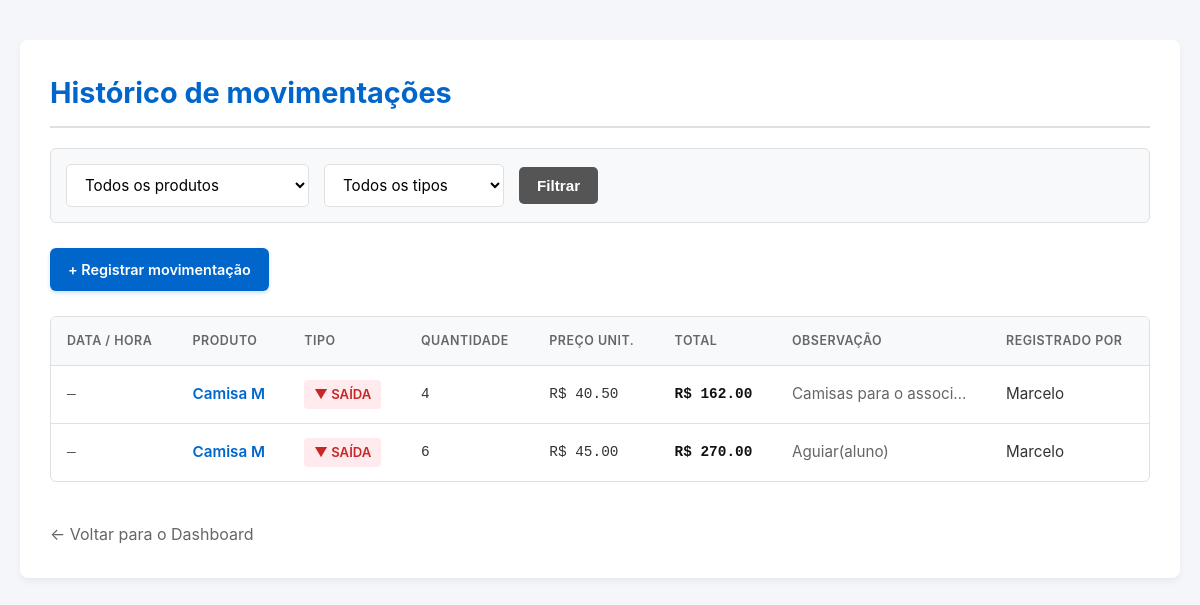
Page /movimentacoes/ (signed in) on the committed database.
### app/models/movimentacao.py (models this page shows, shortened)
class Movimentacao(Base):
    __tablename__ = "movimentacoes"
    id = Column(Integer, primary_key=True, autoincrement=True, index=True)
    tipo = Column(Enum(Tipo_de_movimentacao), nullable=False)
    quantidade = Column(Integer, nullable=False)
    preco_unitario = Column(Float, nullable=False, default=0.0)
    observacao = Column(String(255), nullable=True)
    criando_em = Column(DateTime, server_default=func.now())
    produto_id = Column(Integer, ForeignKey("produtos.id", ondelete="CASCADE"), nullable=False)
    usuario_id = Column(Integer, ForeignKey("usuarios.id", ondelete="SET NULL"), nullable=False)
    produto = relationship("Produto", backref="movimentacoes")
    usuario = relationship("Usuario", backref="movimentacoes")

### app/models/produto.py (models this page shows, shortened)
class Produto(Base):
    __tablename__ = "produtos"
    id = Column(Integer, primary_key=True, autoincrement=True, index=True)
    nome = Column(String(150), nullable=False, index=True)
    preco = Column(Float, nullable=False, default=0.0)
    estoque_atual = Column(Integer, nullable=False, default=0)
    ativo = Column(Boolean, default=True)
    imagem_path = Column(String(255), nullable=True)
    categoria_id = Column(Integer, ForeignKey("categorias.id", ondelete="SET NULL"), nullable=True)
    categoria = relationship("Categoria", back_populates="produtos")

### app/models/usuario.py (models this page shows)
class Usuario(Base):
    __tablename__ = "usuarios"
    id = Column(Integer, primary_key=True, autoincrement=True)
    nome = Column(String(100), nullable=False)
    email = Column(String(150), unique=True, nullable=False)
    senha_hash = Column(String(255), nullable=False)
    role = Column(String(20), default="operador")
    ativo = Column(Boolean, default=True)
    criado_em = Column(DateTime, server_default=func.now())

### app/controllers/movimentacao_controller.py (the view)
@router.get("/")
def listar_movimentacoes(
    request: Request,
    produto_id: int = 0,     # filtra por produto específico
    tipo: str = "",          # "entrada" ou "saida"
    db: Session = Depends(get_db),
    admin = Depends(get_admin)
):
    query = db.query(Movimentacao).order_by(Movimentacao.criando_em.desc())
    if produto_id:
        query = query.filter(Movimentacao.produto_id == produto_id)
    if tipo in ("entrada", "saida", "cancelamento", "ajuste"):
        query = query.filter(Movimentacao.tipo == tipo)
    movimentacoes = query.limit(200).all()  # limita para não sobrecarregar
    produtos      = db.query(Produto).filter(Produto.ativo == True).all()
    return templates.TemplateResponse(
        request,
        "movimentacoes/index.html",
        {
            "request":        request,
            "usuario":        admin,
            "movimentacoes":  movimentacoes,
            "produtos":       produtos,
            "produto_id":     produto_id,
            "tipo":           tipo,
        }
    )

### app/templates/movimentacoes/index.html (shortened to what this page needs)
<!DOCTYPE html>
<html lang="pt-br">
<head>
</head>
<body>
    <div class="container">
        <h1>Histórico de movimentações</h1>
        <form method="get" action="/movimentacoes" class="filter-form">
            <select name="produto_id">
                <option value="0">Todos os produtos</option>
            </select>
            <select name="tipo">
                <option value="">Todos os tipos</option>
            </select>
            <button type="submit" class="btn-filter">Filtrar</button>
        </form>
        <a href="/movimentacoes/nova" class="btn-primary">+ Registrar movimentação</a>
        <div class="table-responsive">
            <table>
                <thead>
                    <tr>
                        <th>Data / Hora</th>
                        <th>Produto</th>
                        <th>Tipo</th>
                        <th>Quantidade</th>
                        <th>Preço Unit.</th>
                        <th>Total</th>
                        <th>Observação</th>
                        <th>Registrado por</th>
                    </tr>
                </thead>
                <tbody>
                    {% if movimentacoes %}
                        {% for m in movimentacoes %}
                        <tr>
                            <td class="monospace" style="color: #555;">
                                {{ m.criado_em.strftime('%d/%m/%Y %H:%M') if m.criado_em else '—' }}
                            </td>
                            <td>
                                <a href="/produtos/{{ m.produto_id }}" style="font-weight: 600;">
                                    {{ m.produto.nome if m.produto else "Produto não encontrado" }}
                                </a>
                            </td>
                            <td>
                                {% if m.tipo and m.tipo.value == 'entrada' %}
                                    <span class="badge badge-entrada">▲ Entrada</span>
                                {% else %}
                                    <span class="badge badge-saida">▼ Saída</span>
                                {% endif %}
                            </td>
                            <td class="monospace">{{ m.quantidade }}</td>
                            <td class="monospace">R$ {{ "%.2f"|format(m.preco_unitario) if m.preco_unitario else "0.00" }}</td>
                            <td class="monospace" style="font-weight: 600; color: #111;">
                                R$ {{ "%.2f"|format(m.valor_total) if m.valor_total else "0.00" }}
                            </td>
                            <td style="color: var(--text-muted); max-width: 200px; white-space: nowrap; overflow: hidden; text-overflow: ellipsis;" title="{{ m.observacao }}">
                                {{ m.observacao or "—" }}
                            </td>
                            <td>{{ m.usuario.nome if m.usuario else "—" }}</td>
                        </tr>
                        {% endfor %}
                    {% else %}
                        <tr>
                            <td colspan="8" class="empty-row">Nenhuma movimentação encontrada para os filtros aplicados.</td>
                        </tr>
                    {% endif %}
                </tbody>
            </table>
        </div>
        <p><a href="/" class="back-link">← Voltar para o Dashboard</a></p>
    </div>
</body>
</html>

### app/templates/movimentacoes/index.html (style rules this page uses)
:root { --primary: #0066cc; --primary-hover: #004da3; --bg-body: #f4f6f9; --bg-card: #ffffff; --text-main: #333333; --text-muted: #666666; --border-color: #e0e0e0; --success: #2e7d32; --success-bg: #e8f5e9; --danger: #c62828; --danger-bg: #ffebee; }
* { box-sizing: border-box; margin: 0; padding: 0; }
body { font-family: -apple-system, BlinkMacSystemFont, "Segoe UI", Roboto, Helvetica, Arial, sans-serif; background-color: var(--bg-body); color: var(--text-main); line-height: 1.6; padding: 40px 20px; }
.container { max-width: 1200px; margin: 0 auto; background: var(--bg-card); padding: 30px; border-radius: 8px; box-shadow: 0 4px 6px rgba(0, 0, 0, 0.05); }
h1 { font-size: 1.8rem; color: var(--primary); margin-bottom: 20px; border-bottom: 2px solid var(--border-color); padding-bottom: 10px; }
.filter-form { display: flex; flex-wrap: wrap; align-items: center; gap: 15px; background-color: #f8f9fa; padding: 15px; border-radius: 6px; border: 1px solid var(--border-color); margin-bottom: 25px; }
.filter-form select { padding: 10px 14px; font-size: 0.95rem; font-family: inherit; border: 1px solid var(--border-color); border-radius: 5px; background-color: #ffffff; outline: none; min-width: 180px; cursor: pointer; transition: border-color 0.2s; }
.btn-filter { background-color: #555555; color: #ffffff; border: none; padding: 10px 18px; border-radius: 5px; font-weight: 600; cursor: pointer; font-size: 0.95rem; transition: background 0.2s; }
a { color: var(--primary); text-decoration: none; transition: color 0.2s; }
.btn-primary { display: inline-block; background-color: var(--primary); color: #ffffff !important; padding: 10px 18px; border-radius: 6px; font-weight: 600; font-size: 0.9rem; margin-bottom: 25px; box-shadow: 0 2px 4px rgba(0, 102, 204, 0.2); transition: background 0.2s, transform 0.1s; }
.table-responsive { overflow-x: auto; margin-bottom: 25px; border-radius: 6px; border: 1px solid var(--border-color); }
table { width: 100%; border-collapse: collapse; text-align: left; font-size: 0.95rem; }
th, td { padding: 14px 16px; border-bottom: 1px solid var(--border-color); }
th { background-color: #f8f9fa; color: var(--text-muted); font-weight: 600; text-transform: uppercase; font-size: 0.78rem; letter-spacing: 0.5px; }
tr:last-child td { border-bottom: none; }
.badge { display: inline-block; padding: 4px 10px; border-radius: 4px; font-size: 0.82rem; font-weight: 600; text-transform: uppercase; }
.badge-saida { background-color: var(--danger-bg); color: var(--danger); }
.monospace { font-family: SFMono-Regular, Consolas, "Liberation Mono", Menlo, monospace; font-size: 0.9rem; }
.back-link { display: inline-block; margin-top: 15px; color: var(--text-muted); }

### rows in the picture
Movimentacao: criado_em "—", produto "Camisa M", tipo "▼ SAÍDA", quantidade "4", preco_unitario "40.50", quantidade+preco_unitario "162.00", observacao "Camisas para o associ…", usuario "Marcelo"
Movimentacao: criado_em "—", produto "Camisa M", tipo "▼ SAÍDA", quantidade "6", preco_unitario "45.00", quantidade+preco_unitario "270.00", observacao "Aguiar(aluno)", usuario "Marcelo"
